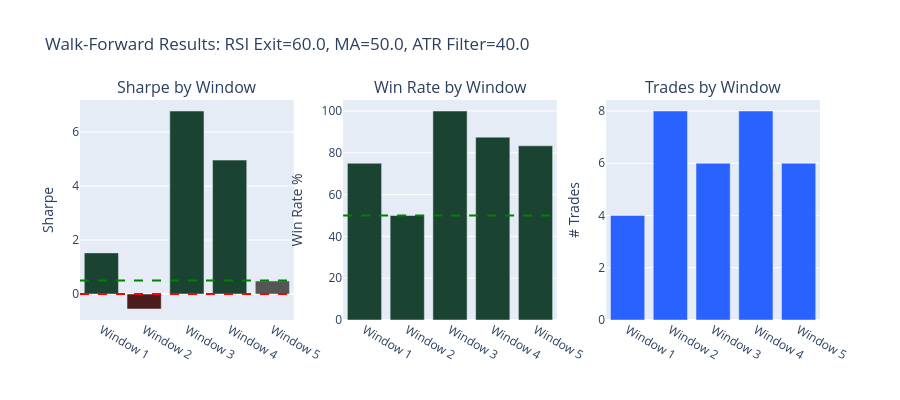

Notebook code cell kept with this figure:
### Code cell
# =============================================================================
# WALK-FORWARD WINDOW BREAKDOWN
# =============================================================================

def get_per_window_results(df, markets, rsi_exit=60, ma_period=0, atr_filter=0):
    """Get results for each window separately for a given parameter combo."""
    window_results = []
    
    for window in WALK_FORWARD_WINDOWS:
        result = run_backtest_with_params(
            df, markets,
            start_date=window['test_start'],
            end_date=window['test_end'],
            rsi_exit=rsi_exit,
            ma_period=ma_period,
            atr_filter_period=atr_filter
        )
        window_results.append({
            'window': window['name'],
            'test_period': f"{window['test_start']} to {window['test_end']}",
            'sharpe': result['metrics']['sharpe_ratio'],
            'win_rate': result['metrics']['win_rate'],
            'trades': result['metrics']['total_trades'],
            'profit': result['metrics']['net_profit'],
        })
    
    return pd.DataFrame(window_results)

# Example: Get breakdown for best parameter combo
best = validation_results.loc[validation_results['mean_sharpe'].idxmax()]
window_df = get_per_window_results(df, markets, 
                                    rsi_exit=int(best['rsi_exit']), 
                                    ma_period=int(best['ma_period']), 
                                    atr_filter=int(best['atr_filter']))

# Visualize with 3 subplots
fig = make_subplots(rows=1, cols=3, subplot_titles=('Sharpe by Window', 'Win Rate by Window', 'Trades by Window'))

# Sharpe bars (green if > 0.5, red if < 0)
sharpe_colors = ['#1b4332' if s > 0.5 else '#4a1c1c' if s < 0 else '#555' for s in window_df['sharpe']]
fig.add_trace(go.Bar(x=window_df['window'], y=window_df['sharpe'], marker_color=sharpe_colors, name='Sharpe'), row=1, col=1)
fig.add_hline(y=0.5, line_dash="dash", line_color="green", row=1, col=1)
fig.add_hline(y=0, line_dash="dash", line_color="red", row=1, col=1)

# Win Rate bars (green if >= 50%, red if < 40%)
wr_colors = ['#1b4332' if w >= 50 else '#4a1c1c' if w < 40 else '#555' for w in window_df['win_rate']]
fig.add_trace(go.Bar(x=window_df['window'], y=window_df['win_rate'], marker_color=wr_colors, name='Win Rate'), row=1, col=2)
fig.add_hline(y=50, line_dash="dash", line_color="green", row=1, col=2)

# Trades bars
fig.add_trace(go.Bar(x=window_df['window'], y=window_df['trades'], marker_color='#2962FF', name='Trades'), row=1, col=3)

fig.update_layout(height=400, showlegend=False,
                  title=f"Walk-Forward Results: RSI Exit={best['rsi_exit']}, MA={best['ma_period']}, ATR Filter={best['atr_filter']}")
fig.update_yaxes(title_text="Sharpe", row=1, col=1)
fig.update_yaxes(title_text="Win Rate %", row=1, col=2)
fig.update_yaxes(title_text="# Trades", row=1, col=3)
fig.show()

# Summary
print(f"\nWindow Consistency:")
print(f"  Sharpe > 0.5: {sum(window_df['sharpe'] > 0.5)}/5 windows")
print(f"  Win Rate > 50%: {sum(window_df['win_rate'] > 50)}/5 windows")
print(f"\nDetailed Results:")
print(window_df.round(2).to_string(index=False))

### Figure 1 — Plotly figure (JSON) as saved in the notebook; plotly's stock layout.template omitted (floating-point values rounded to 4 significant figures)
{"data": [{"marker": {"color": ["#1b4332", "#4a1c1c", "#1b4332", "#1b4332", "#555"]}, "name": "Sharpe", "type": "bar", "x": ["Window 1", "Window 2", "Window 3", "Window 4", "Window 5"], "xaxis": "x", "y": [1.524, -0.5531, 6.774, 4.957, 0.4841], "yaxis": "y"}, {"marker": {"color": ["#1b4332", "#1b4332", "#1b4332", "#1b4332", "#1b4332"]}, "name": "Win Rate", "type": "bar", "x": ["Window 1", "Window 2", "Window 3", "Window 4", "Window 5"], "xaxis": "x2", "y": [75.0, 50.0, 100.0, 87.5, 83.33], "yaxis": "y2"}, {"marker": {"color": "#2962FF"}, "name": "Trades", "type": "bar", "x": ["Window 1", "Window 2", "Window 3", "Window 4", "Window 5"], "xaxis": "x3", "y": [4, 8, 6, 8, 6], "yaxis": "y3"}], "layout": {"annotations": [{"font": {"size": 16}, "showarrow": false, "text": "Sharpe by Window", "x": 0.1444, "xanchor": "center", "xref": "paper", "y": 1, "yanchor": "bottom", "yref": "paper"}, {"font": {"size": 16}, "showarrow": false, "text": "Win Rate by Window", "x": 0.5, "xanchor": "center", "xref": "paper", "y": 1, "yanchor": "bottom", "yref": "paper"}, {"font": {"size": 16}, "showarrow": false, "text": "Trades by Window", "x": 0.8556, "xanchor": "center", "xref": "paper", "y": 1, "yanchor": "bottom", "yref": "paper"}], "height": 400, "shapes": [{"line": {"color": "green", "dash": "dash"}, "type": "line", "x0": 0, "x1": 1, "xref": "x domain", "y0": 0.5, "y1": 0.5, "yref": "y"}, {"line": {"color": "red", "dash": "dash"}, "type": "line", "x0": 0, "x1": 1, "xref": "x domain", "y0": 0, "y1": 0, "yref": "y"}, {"line": {"color": "green", "dash": "dash"}, "type": "line", "x0": 0, "x1": 1, "xref": "x2 domain", "y0": 50, "y1": 50, "yref": "y2"}], "showlegend": false, "title": {"text": "Walk-Forward Results: RSI Exit=60.0, MA=50.0, ATR Filter=40.0"}, "xaxis": {"anchor": "y", "domain": [0, 0.2889]}, "xaxis2": {"anchor": "y2", "domain": [0.3556, 0.6444]}, "xaxis3": {"anchor": "y3", "domain": [0.7111, 1]}, "yaxis": {"anchor": "x", "domain": [0, 1], "title": {"text": "Sharpe"}}, "yaxis2": {"anchor": "x2", "domain": [0, 1], "title": {"text": "Win Rate %"}}, "yaxis3": {"anchor": "x3", "domain": [0, 1], "title": {"text": "# Trades"}}}}
